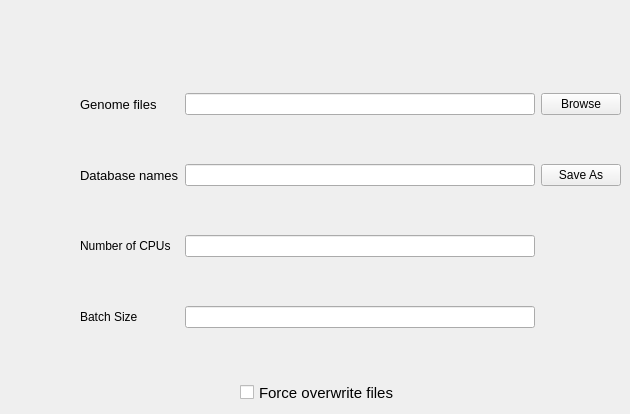
    <widget class="QWidget" name="tab_makedb">
     <attribute name="title">
      <string>Makedb</string>
     </attribute>
     <widget class="QWidget" name="gridLayoutWidget">
      <property name="geometry">
       <rect>
        <x>80</x>
        <y>50</y>
        <width>541</width>
        <height>321</height>
       </rect>
      </property>
      <layout class="QGridLayout" name="gridLayout_2">
       <item row="0" column="1">
        <widget class="QLineEdit" name="le_mdbBrowse"/>
       </item>
       <item row="1" column="1">
        <widget class="QLineEdit" name="le_mdbSave"/>
       </item>
       <item row="1" column="2">
        <widget class="QPushButton" name="pb_mdbSave">
         <property name="font">
          <font>
           <pointsize>9</pointsize>
          </font>
         </property>
         <property name="text">
          <string>Save As</string>
         </property>
        </widget>
       </item>
       <item row="0" column="0">
        <widget class="QLabel" name="label">
         <property name="font">
          <font>
           <pointsize>10</pointsize>
          </font>
         </property>
         <property name="text">
          <string>Genome files</string>
         </property>
        </widget>
       </item>
       <item row="0" column="2">
        <widget class="QPushButton" name="pb_mdbBrowse">
         <property name="font">
          <font>
           <pointsize>9</pointsize>
          </font>
         </property>
         <property name="text">
          <string>Browse</string>
         </property>
        </widget>
       </item>
       <item row="1" column="0">
        <widget class="QLabel" name="label_2">
         <property name="font">
          <font>
           <pointsize>10</pointsize>
          </font>
         </property>
         <property name="text">
          <string>Database names</string>
         </property>
        </widget>
       </item>
       <item row="2" column="0">
        <widget class="QLabel" name="label_3">
         <property name="text">
          <string>Number of CPUs</string>
         </property>
        </widget>
       </item>
       <item row="3" column="0">
        <widget class="QLabel" name="label_10">
         <property name="text">
          <string>Batch Size</string>
         </property>
        </widget>
       </item>
       <item row="2" column="1">
        <widget class="QLineEdit" name="le_mNrCPU"/>
       </item>
       <item row="3" column="1">
        <widget class="QLineEdit" name="le_mBatch"/>
       </item>
      </layout>
     </widget>
     <widget class="QCheckBox" name="ch_mOver">
      <property name="geometry">
       <rect>
        <x>240</x>
        <y>380</y>
        <width>231</width>
        <height>25</height>
       </rect>
      </property>
      <property name="font">
       <font>
        <pointsize>11</pointsize>
       </font>
      </property>
      <property name="text">
       <string>Force overwrite files</string>
      </property>
     </widget>
    </widget>
